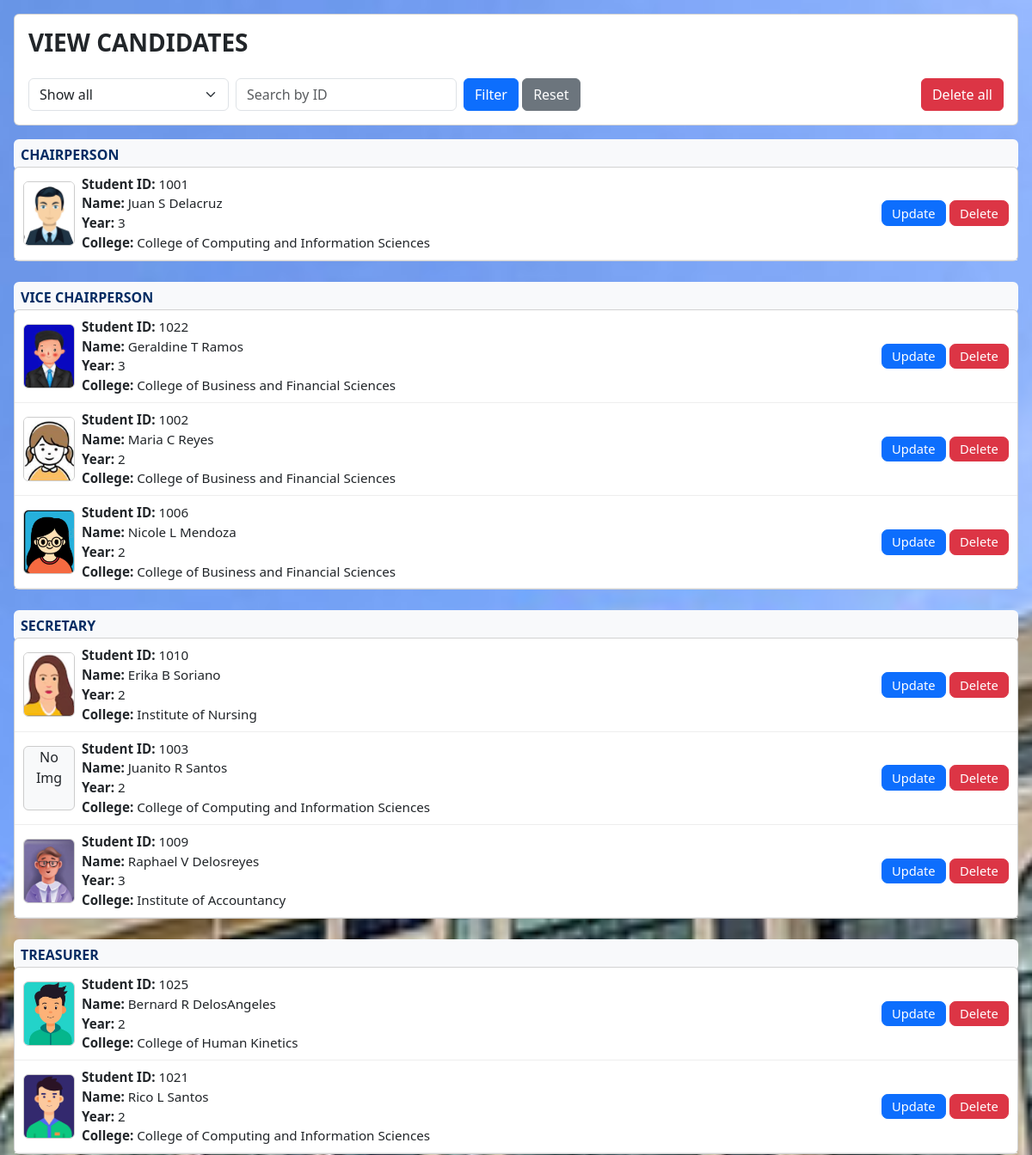
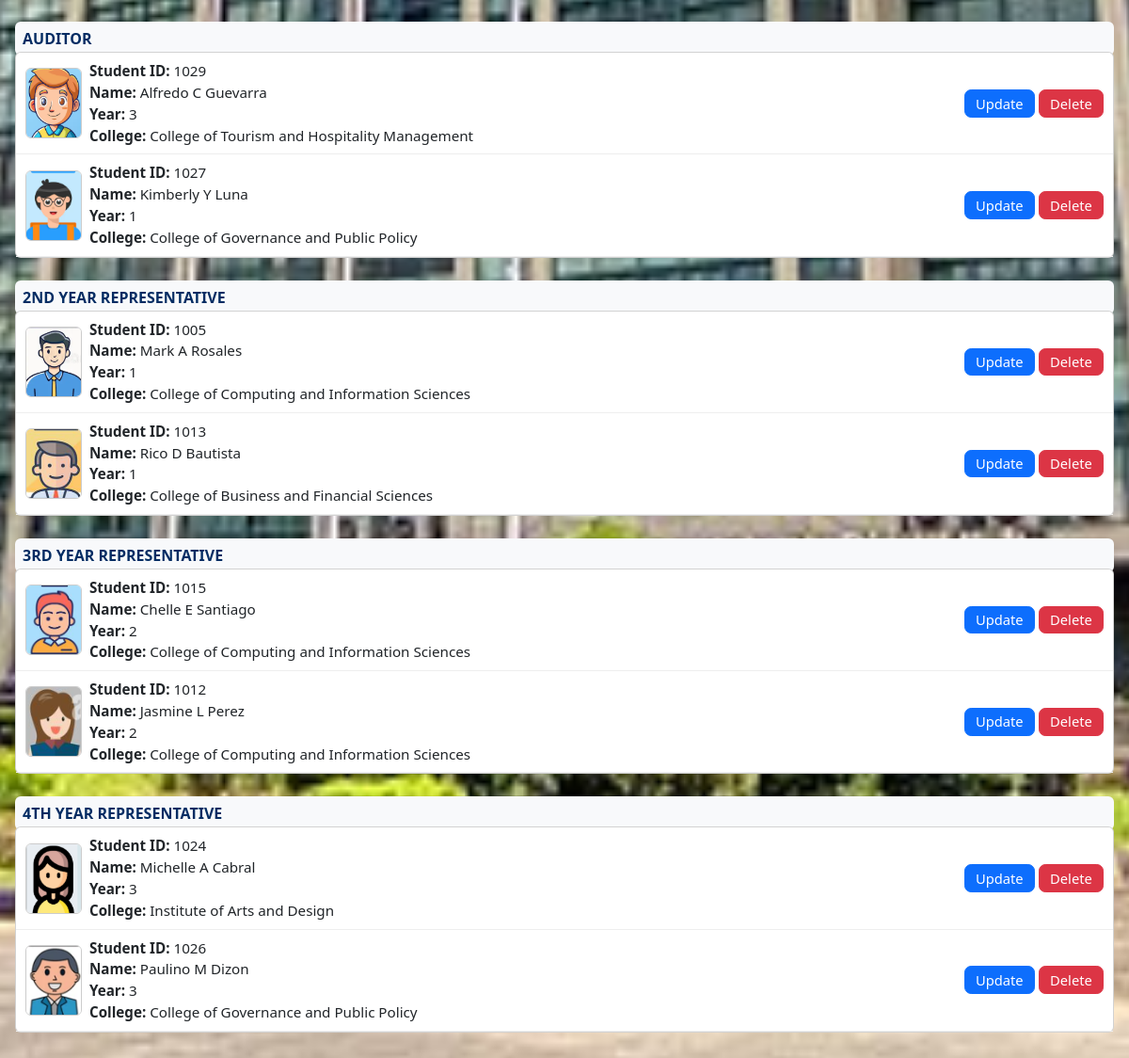
The page /view_candidates.php on the database its author committed (2 pictures, top to bottom).
### tables this page shows
CREATE TABLE `positions` (
  `position_id` int(11) NOT NULL,
  `position_name` varchar(100) NOT NULL,
  `position_order` int(11) DEFAULT NULL
);

CREATE TABLE `candidates` (
  `candidate_id` int(11) NOT NULL,
  `user_id` int(11) NOT NULL,
  `position_id` int(11) NOT NULL,
  `platforms` text DEFAULT NULL,
  `credentials` text DEFAULT NULL,
  `profile_picture` varchar(255) DEFAULT NULL
);

CREATE TABLE `users` (
  `user_id` int(11) NOT NULL,
  `email` varchar(100) NOT NULL,
  `first_name` varchar(50) NOT NULL,
  `middle_name` varchar(50) DEFAULT NULL,
  `last_name` varchar(50) NOT NULL,
  `password_hash` varchar(255) NOT NULL,
  `qr_code` text DEFAULT NULL,
  `role` enum('STUDENT','ADMIN') NOT NULL,
  `full_name` varchar(155) GENERATED ALWAYS AS (concat_ws(' ',`first_name`,`middle_name`,`last_name`)) STORED
);

CREATE TABLE `students` (
  `user_id` int(11) NOT NULL,
  `course_id` int(11) NOT NULL,
  `year_level` int(11) NOT NULL,
  `is_enrolled` tinyint(1) DEFAULT 1
);

CREATE TABLE `colleges` (
  `college_id` int(11) NOT NULL,
  `college_name` varchar(100) NOT NULL,
  `logo_path` varchar(255) DEFAULT NULL
);

### view_candidates.php (the view, shortened to what this page needs)
<?php
$host = "localhost";
$user = "u803144294_system";
$pass = "3AINS-G7_db";
$db   = "u803144294_system";
$conn = new mysqli($host, $user, $pass, $db);
$positions = [];
$resPos = $conn->query("SELECT position_id, position_name FROM positions ORDER BY position_id ASC");
if ($resPos) while ($r = $resPos->fetch_assoc()) $positions[] = $r;
$filter_position = intval($_GET['position_id'] ?? 0);
$search_user_id  = intval($_GET['search_user_id'] ?? 0);
$candidates_by_position = [];
$sql = "SELECT ca.candidate_id, ca.user_id, ca.position_id, ca.platforms, ca.credentials, ca.profile_picture,
               u.full_name, s.year_level, c.course_name, co.college_name, p.position_name
        FROM candidates ca
        JOIN users u ON ca.user_id = u.user_id
        JOIN students s ON u.user_id = s.user_id
        JOIN courses c ON s.course_id = c.course_id
        JOIN colleges co ON c.college_id = co.college_id
        JOIN positions p ON ca.position_id = p.position_id";
$conds = []; $params = []; $types = '';
$sql .= " ORDER BY p.position_id ASC, u.full_name ASC";
if ($params) {
    $stmt = $conn->prepare($sql);
    $refs = [&$types];
    foreach ($params as $k => $v) $refs[] = &$params[$k];
    call_user_func_array([$stmt, 'bind_param'], $refs);
    $stmt->execute();
    $res = $stmt->get_result();
} else {
    $res = $conn->query($sql);
}
if ($res) while ($row = $res->fetch_assoc()) {
    $pid = intval($row['position_id']);
    if (!isset($candidates_by_position[$pid])) $candidates_by_position[$pid] = ['position_name' => $row['position_name'], 'candidates' => []];
    $candidates_by_position[$pid]['candidates'][] = $row;
}
?>
<!doctype html>
<html lang="en">
<head>
  <link href="https://cdn.jsdelivr.net/npm/bootstrap@5.3.2/dist/css/bootstrap.min.css" rel="stylesheet">
  <link rel="stylesheet" href="https://cdnjs.cloudflare.com/ajax/libs/font-awesome/6.5.0/css/all.min.css">
</head>
<body>
<div class="container-fluid p-3">
  <div class="card mb-3"><div class="card-body">
    <h3 class="fw-bold mb-4">VIEW CANDIDATES</h3>
    <form id="filterForm" class="row g-2 align-items-center">
      <div class="col-auto"><select id="positionFilter" name="position_id" class="form-select">
        <option value="0">Show all</option>
      </select></div>
      <div class="col-auto"><input type="text" id="searchUser" name="search_user_id" value="<?= $search_user_id>0?$search_user_id:'' ?>" class="form-control" placeholder="Search by ID"></div>
      <div class="col-auto"><button class="btn btn-primary">Filter</button>
      <button type="button" id="btnReset" class="btn btn-secondary">Reset</button></div>
      <div class="col-auto ms-auto"><button id="btnClearAll" type="button" class="btn btn-danger">Delete all</button></div>
    </form>
  </div></div>
  <?php if (empty($candidates_by_position)): ?>
    <div class="alert alert-secondary">No candidates found.</div>
  <?php else:
        $loop_positions = ($filter_position > 0)
            ? array_filter($positions, fn($p) => $p['position_id'] == $filter_position)
            : $positions;
        foreach ($loop_positions as $p):
          $pid = $p['position_id']; ?>
      <div class="position-title"><?= htmlspecialchars($p['position_name']) ?></div>
      <div class="card mb-4"><div class="card-body p-0">
      <?php if (isset($candidates_by_position[$pid])):
              foreach ($candidates_by_position[$pid]['candidates'] as $c): ?>
          <div class="candidate-row" data-id="<?= $c['candidate_id'] ?>">
            <div class="d-flex align-items-center gap-2">
              <?php if ($c['profile_picture']): ?><img src="<?= htmlspecialchars($c['profile_picture']) ?>" class="thumb"><?php else: ?><div class="thumb bg-light text-center">No<br>Img</div><?php endif; ?>
              <div class="candidate-info">
                <div><strong>Student ID:</strong> <?= $c['user_id'] ?></div>
                <div><strong>Name:</strong> <?= htmlspecialchars($c['full_name']) ?></div>
                <div><strong>Year:</strong> <?= $c['year_level'] ?></div>
                <div><strong>College:</strong> <?= htmlspecialchars($c['college_name']) ?></div>
              </div>
            </div>
            <div class="d-flex gap-1">
              <button type="button" class="btn btn-primary action-btn-small btn-update" data-cand='<?= json_encode($c) ?>' title="Update candidate">Update</button>
              <button type="button" class="btn btn-danger action-btn-small btn-delete" data-id="<?= $c['candidate_id'] ?>" title="Delete candidate">Delete</button>
            </div>
          </div>
      <?php endforeach; else: ?><div class="p-3 text-muted">No candidates for this position.</div><?php endif; ?>
      </div></div>
  <?php endforeach; endif; ?>
</div>
</body>
</html>

### view_candidates.php (style rules this page uses)
body { background:url("bg.jpg") no-repeat center center fixed; background-size:cover; }
.candidate-row { padding:8px 10px; border-bottom:1px solid #eee; display:flex; justify-content:space-between; align-items:center; }
.candidate-info { font-size:.95rem; }
.thumb { width:60px; height:75px; object-fit:cover; border-radius:6px; border:1px solid #ccc; }
.position-title { margin-top:1rem; margin-bottom:-0.25rem; font-weight:700; color:#032c63; background:#f8f9fb; padding:6px 8px; border-radius:6px; text-transform:uppercase; }
.action-btn-small { padding:.4rem .7rem; font-size:.92rem; line-height:1; border-radius:.45rem; }

### rows shown on the page
positions: position_name "CHAIRPERSON"
candidates: profile_picture (picture), user "1001", users.full_name "Juan S Delacruz", user.year_level "3", colleges.college_name "College of Computing and Information Sciences"
positions: position_name "VICE CHAIRPERSON"
candidates: profile_picture (picture), user "1022", users.full_name "Geraldine T Ramos", user.year_level "3", colleges.college_name "College of Business and Financial Sciences"
candidates: profile_picture (picture), user "1002", users.full_name "Maria C Reyes", user.year_level "2", colleges.college_name "College of Business and Financial Sciences"
candidates: profile_picture (picture), user "1006", users.full_name "Nicole L Mendoza", user.year_level "2", colleges.college_name "College of Business and Financial Sciences"
positions: position_name "SECRETARY"
candidates: profile_picture (picture), user "1010", users.full_name "Erika B Soriano", user.year_level "2", colleges.college_name "Institute of Nursing"
candidates: shows "No", user "1003", users.full_name "Juanito R Santos", user.year_level "2", colleges.college_name "College of Computing and Information Sciences"
candidates: profile_picture (picture), user "1009", users.full_name "Raphael V Delosreyes", user.year_level "3", colleges.college_name "Institute of Accountancy"
positions: position_name "TREASURER"
candidates: profile_picture (picture), user "1025", users.full_name "Bernard R DelosAngeles", user.year_level "2", colleges.college_name "College of Human Kinetics"
candidates: profile_picture (picture), user "1021", users.full_name "Rico L Santos", user.year_level "2", colleges.college_name "College of Computing and Information Sciences"
positions: position_name "AUDITOR"
candidates: profile_picture (picture), user "1029", users.full_name "Alfredo C Guevarra", user.year_level "3", colleges.college_name "College of Tourism and Hospitality Management"
candidates: profile_picture (picture), user "1027", users.full_name "Kimberly Y Luna", user.year_level "1", colleges.college_name "College of Governance and Public Policy"
positions: position_name "2ND YEAR REPRESENTATIVE"
candidates: profile_picture (picture), user "1005", users.full_name "Mark A Rosales", user.year_level "1", colleges.college_name "College of Computing and Information Sciences"
candidates: profile_picture (picture), user "1013", users.full_name "Rico D Bautista", user.year_level "1", colleges.college_name "College of Business and Financial Sciences"
positions: position_name "3RD YEAR REPRESENTATIVE"
candidates: profile_picture (picture), user "1015", users.full_name "Chelle E Santiago", user.year_level "2", colleges.college_name "College of Computing and Information Sciences"
candidates: profile_picture (picture), user "1012", users.full_name "Jasmine L Perez", user.year_level "2", colleges.college_name "College of Computing and Information Sciences"
positions: position_name "4TH YEAR REPRESENTATIVE"
candidates: profile_picture (picture), user "1024", users.full_name "Michelle A Cabral", user.year_level "3", colleges.college_name "Institute of Arts and Design"
candidates: profile_picture (picture), user "1026", users.full_name "Paulino M Dizon", user.year_level "3", colleges.college_name "College of Governance and Public Policy"
